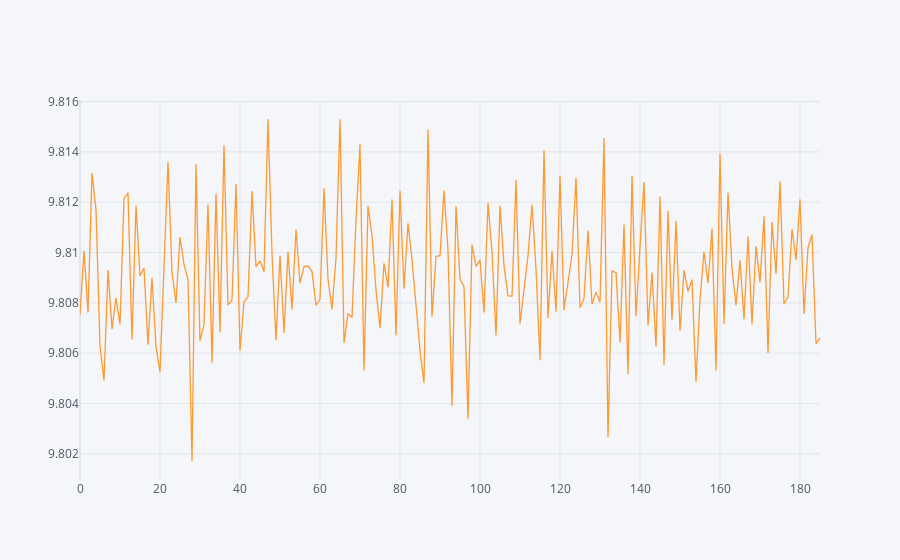

Notebook code cell kept with this figure:
### Code cell
d['field.linear_acceleration.z'].iplot(kind='scatter')

### Figure 1 — Plotly figure (JSON) as saved in the notebook; plotly's stock layout.template omitted (floating-point values rounded to 4 significant figures; data arrays with more than 128 entries replaced by an {"elided": "..."} marker saying what was removed)
{"data": [{"line": {"color": "rgba(255, 153, 51, 1.0)", "dash": "solid", "shape": "linear", "width": 1.3}, "mode": "lines", "name": "field.linear_acceleration.z", "text": "", "type": "scatter", "x": {"elided": "186 int values"}, "y": {"elided": "186 float values"}}], "layout": {"legend": {"bgcolor": "#F5F6F9", "font": {"color": "#4D5663"}}, "paper_bgcolor": "#F5F6F9", "plot_bgcolor": "#F5F6F9", "title": {"font": {"color": "#4D5663"}}, "xaxis": {"gridcolor": "#E1E5ED", "showgrid": true, "tickfont": {"color": "#4D5663"}, "title": {"font": {"color": "#4D5663"}, "text": ""}, "zerolinecolor": "#E1E5ED"}, "yaxis": {"gridcolor": "#E1E5ED", "showgrid": true, "tickfont": {"color": "#4D5663"}, "title": {"font": {"color": "#4D5663"}, "text": ""}, "zerolinecolor": "#E1E5ED"}}}
